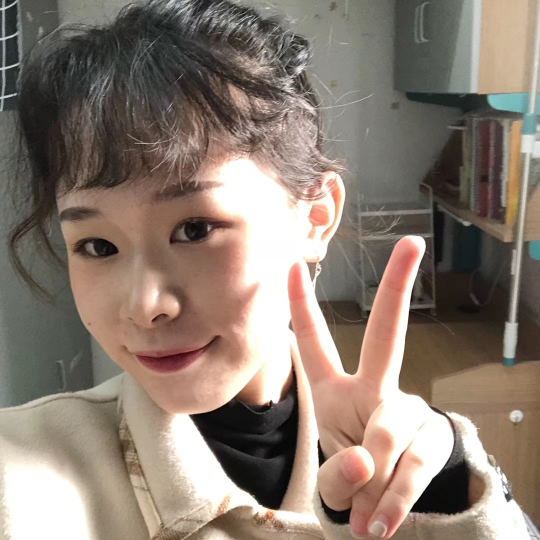
#> input picture Nothing/mona-lisa.jpg, 1080 x 1080 px (shown at 1/2 size)
$ python excel_print.py   (older library calls are emulated)
#> lines starting #> are read from the running program, lines starting #| are printed output that depends on the picture
import random
from PIL import Image
import openpyxl
from openpyxl.styles import fills
import os

MAX_WIDTH = 300
MAX_HEIGHT = 300


def resize(img):
    w, h = img.size
#> w = 1080; h = 1080
    if w > MAX_WIDTH:
        h = MAX_WIDTH / w * h
#> h = 300
        w = MAX_WIDTH

    if h > MAX_HEIGHT:
        w = MAX_HEIGHT / h * w
        h = MAX_HEIGHT
    return img.resize((int(w), int(h)), Image.ANTIALIAS)
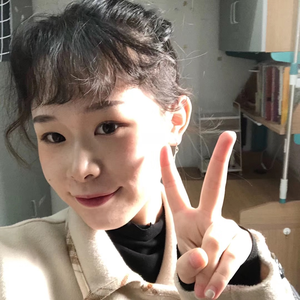
#> returned value: PIL image 300x300 RGB; mean R, G, B 138.7, 124.3, 113.3


def int_to_16(num):
    num1 = hex(num).replace('0x', '')
    num2 = num1 if len(num1) > 1 else '0' + num1
    return num2


def draw_jpg(img_path):

    img_pic = resize(Image.open(img_path))
    img_name = os.path.basename(img_path)
    out_file =  img_name.split('.')[0] + '.xlsx'
    if os.path.exists(out_file):
        os.remove(out_file)

    workbook = openpyxl.Workbook()
    worksheet = workbook.active

    width, height = img_pic.size
#> width = 300; height = 300

    for w in range(1, width + 1):

        for h in range(1, height + 1):
            if img_pic.mode == 'RGB':
                r, g, b = img_pic.getpixel((w - 1, h - 1))
            elif img_pic.mode == 'RGBA':
                r, g, b, a = img_pic.getpixel((w - 1, h - 1))

            hex_rgb = int_to_16(r) + int_to_16(g) + int_to_16(b)

            cell = worksheet.cell(column=w, row=h)

            if h == 1:
                _w = cell.column
                _h = cell.col_idx
                # 调整列宽
                # openpyxl > 2.6.1
                # _w_letter = openpyxl.utils.get_column_letter(_w)
                # worksheet.column_dimensions[_w_letter].width = 1
                # openpyxl < 2.5.12
                _w_letter = openpyxl.utils.get_column_letter(_w)
                worksheet.column_dimensions[_w_letter].width = 1
            # 调整行高
            worksheet.row_dimensions[h].height = 6
            # back = random.choice(['112233','223344','334455','556677','667788','778899','ababcb'])
            # back = ''.join([int_to_16(random.randint(0,16)) for _ in range(3) ])

            # 颜色数量*单元格数量 超过一定数量后打开excel会报错
            cell.fill = fills.PatternFill(fill_type="solid", fgColor=hex_rgb)

        print('write in:', w, '  |  all:', width + 1)
    print('saving...')
    workbook.save(out_file)
    print('success!')
    print('The file is saved in :',os.path.abspath('test.xlsx'))


if __name__ == '__main__':

    draw_jpg('mona-lisa.jpg')
